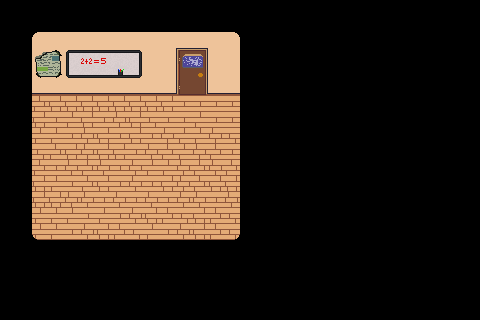

Rendered tile map (Tiled .tmx) drawn with the repository's tilesets; below, a short description and the map source with its tile grids summarised:
An orthogonal 30x20 tile map with 16x16 px tiles, 4 tile layers (Background, Ground, Decorations, Others), 2 tilesets and 26 objects (Next_level, Dialog, Start_point).

<map version="1.10" tiledversion="1.11.2" orientation="orthogonal" renderorder="right-down" width="30" height="20" tilewidth="16" tileheight="16" infinite="0" nextlayerid="10" nextobjectid="49">
 <tileset firstgid="1" source="Tiles-Aula.tsx" />
 <tileset firstgid="530" source="Objects.tsx" />
 <layer id="2" name="Background" width="30" height="20" parallaxy="1.1">
  <data>[600 cells, 485 non-empty, 1 distinct tile ids]</data>
 </layer>
 <layer id="1" name="Ground" width="30" height="20">
  <data>[600 cells, 165 non-empty, 8 distinct tile ids]</data>
 </layer>
 <layer id="3" name="Decorations" width="30" height="20">
  <data>[600 cells, 16 non-empty, 10 distinct tile ids]</data>
 </layer>
 <objectgroup id="8" name="Objetos">
  <object id="31" gid="530" x="60.8788" y="125.667" width="64" height="32" />
  <object id="32" gid="531" x="46.9792" y="155.208" width="32" height="26" />
  <object id="33" gid="531" x="110.479" y="153.208" width="32" height="26" />
  <object id="34" gid="531" x="174.161" y="154.038" width="32" height="26" />
  <object id="35" gid="531" x="175.502" y="186.163" width="32" height="26" />
  <object id="36" gid="531" x="175.536" y="217.652" width="32" height="26" />
  <object id="37" gid="531" x="111.059" y="218.515" width="32" height="26" />
  <object id="38" gid="531" x="111.297" y="186.322" width="32" height="26" />
  <object id="39" gid="531" x="46.911" y="201.367" width="32" height="26" />
  <object id="48" gid="532" x="157.5" y="124.25" width="37" height="42" />
 </objectgroup>
 <layer id="4" name="Others" width="30" height="20">
  <data>[600 cells, 11 non-empty, 8 distinct tile ids]</data>
 </layer>
 <objectgroup id="7" name="Collisions">
  <object id="16" x="111.546" y="128.106" width="31.6364" height="14.2727" />
  <object id="17" x="175.182" y="127.924" width="32.2727" height="14.0909" />
  <object id="18" x="175.182" y="160.197" width="32.0909" height="14.7273" />
  <object id="19" x="175.455" y="192.197" width="32" height="14.8182" />
  <object id="20" x="111.273" y="192.561" width="32" height="14.2727" />
  <object id="21" x="111.182" y="160.288" width="32.3636" height="14.1818" />
  <object id="22" x="47.2731" y="175.924" width="32.0909" height="14.6364" />
  <object id="23" x="47.1822" y="128.561" width="31.6364" height="14.2727" />
  <object id="25" x="31.364" y="31.9243" width="207.966" height="52.0455" />
  <object id="26" x="239.364" y="31.3788" width="16.7273" height="227.273" />
  <object id="27" x="24.864" y="239.106" width="139.167" height="23" />
  <object id="28" x="4.36402" y="25.6061" width="26.5" height="212" />
  <object id="30" x="62.0606" y="97.2424" width="61.1818" height="27.4545" />
 </objectgroup>
 <objectgroup id="9" name="Interactuable">
  <object id="43" name="Next_level" x="176.75" y="48.75" width="30.75" height="33.5">
   <properties>
    <property name="next" value="Maps/Aula/Pasillo_colegio.tmx" />
   </properties>
  </object>
  <object id="44" name="Dialog" x="101.25" y="126.5" width="52.75" height="48">
   <properties>
    <property name="Text" value="[&quot;Hola soy sppamtom&quot;,&quot;BIG SHOT&quot;,&quot;DFSBFDHJSKBDFHJKSDFgvsdvsdffsdfsdBJKSDFBNJKSDFHK&quot;]" />
    <property name="img" value="&quot;url&quot;" />
    <property name="speeed" value="1" />
   </properties>
  </object>
 </objectgroup>
 <objectgroup id="6" name="NPCS">
  <object id="1" name="Start_point" x="86.8563" y="215.36">
   <point />
  </object>
 </objectgroup>
</map>